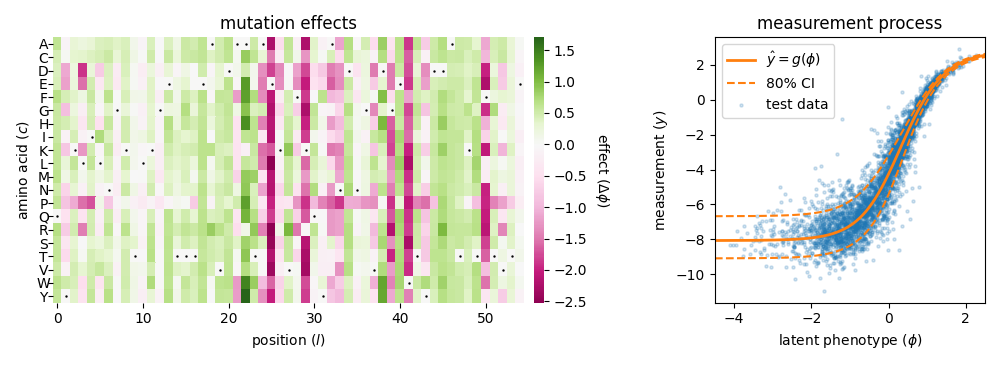

This chart was generated by the following Python code:
#! /usr/bin/env python
"""
run_demo: gb1_ge_evaluation

Illustrates an additive G-P map, trained on the GB1 data of
Olson et al., 2014, fit using GE regression with a
heteroskedastic Gaussian noise model. Runs fast.
"""

# Standard imports
import numpy as np
import pandas as pd
import matplotlib.pyplot as plt

# Insert path to local mavenn beginning of path
import os
import sys
abs_path_to_mavenn = os.path.abspath('../../../')
sys.path.insert(0, abs_path_to_mavenn)

# Load mavenn
import mavenn
print(f'Using mavenn at: {mavenn.__path__[0]}')

# Load model
model = mavenn.load_example_model('gb1_ge_additive')

# Set wild-type sequence
gb1_seq = model.x_stats['consensus_seq']

# Get effects of all single-point mutations on phi
theta_dict = model.get_theta(gauge='user', x_wt=gb1_seq)

# Load data as dataframe
data_df = mavenn.load_example_dataset('gb1')

# Extract test data
ix = ~data_df['training_set']
test_df = data_df[ix]

# Subsample test data, just to make plotting faster
N_test = len(test_df)
N_sample = 5000
ix = np.random.choice(N_test, size=N_sample, replace=False).astype(int)
x = test_df['x'].values[ix]
y = test_df['y'].values[ix]

# Compute phi and yhat values
phi = model.x_to_phi(x)
yhat = model.phi_to_yhat(phi)

# Create grid for plotting yhat and yqs
phi_lim = [-5, 2.5]
phi_grid = np.linspace(phi_lim[0], phi_lim[1], 1000)
yhat_grid = model.phi_to_yhat(phi_grid)
yqs_grid = model.yhat_to_yq(yhat_grid, q=[.16,.84])

# Create two panels
fig, axs = plt.subplots(1, 2, figsize=[12, 4])

# Left panel: draw heatmap illustrating 1pt mutation effects
ax = axs[0]
ax, cb = mavenn.heatmap(theta_dict['theta_lc'],
                        alphabet=theta_dict['alphabet'],
                        seq=gb1_seq,
                        cmap='PiYG',
                        ccenter=0,
                        ax=ax)
ax.set_xlabel('position ($l$)')
ax.set_ylabel('amino acid ($c$)')
cb.set_label('effect ($\Delta\phi$)', rotation=-90, va="bottom")
ax.set_title('mutation effects')

# Right panel: illustrate measurement process with GE curve
ax = axs[1]
ax.scatter(phi, y, color='C0', s=5, alpha=.2, label='test data')
ax.plot(phi_grid, yhat_grid, linewidth=2, color='C1',
        label='$\hat{y} = g(\phi)$')
ax.plot(phi_grid, yqs_grid[:, 0], linestyle='--', color='C1',
        label='68% CI')
ax.plot(phi_grid, yqs_grid[:, 1], linestyle='--', color='C1')
ax.set_xlim(phi_lim)
ax.set_xlabel('latent phenotype ($\phi$)')
ax.set_ylabel('measurement ($y$)')
ax.set_title('measurement process')
ax.legend()

# Fix up plot
fig.tight_layout(w_pad=3)
fig.savefig('gb1_ge_evaluation.png')
plt.show()
